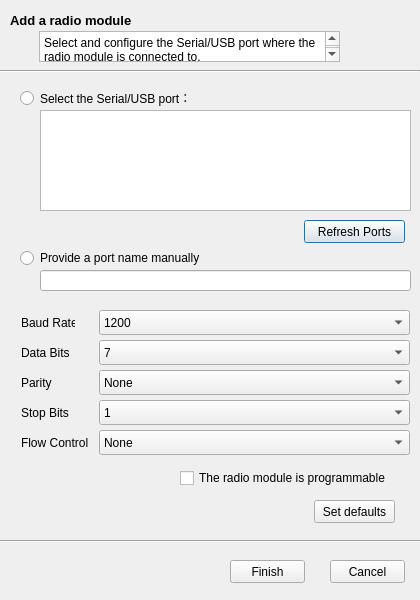
<?xml version="1.0" encoding="UTF-8"?>
<ui version="4.0">
 <class>SerialDialog</class>
 <widget class="QDialog" name="SerialDialog">
  <property name="geometry">
   <rect>
    <x>0</x>
    <y>0</y>
    <width>420</width>
    <height>600</height>
   </rect>
  </property>
  <property name="windowTitle">
   <string>Dialog</string>
  </property>
  <widget class="Line" name="Second_Line">
   <property name="geometry">
    <rect>
     <x>0</x>
     <y>540</y>
     <width>450</width>
     <height>3</height>
    </rect>
   </property>
   <property name="orientation">
    <enum>Qt::Horizontal</enum>
   </property>
  </widget>
  <widget class="QLabel" name="Text_label">
   <property name="geometry">
    <rect>
     <x>10</x>
     <y>10</y>
     <width>151</width>
     <height>21</height>
    </rect>
   </property>
   <property name="font">
    <font>
     <pointsize>10</pointsize>
     <weight>75</weight>
     <bold>true</bold>
    </font>
   </property>
   <property name="text">
    <string>Add a radio module</string>
   </property>
  </widget>
  <widget class="QTextBrowser" name="Status_Browser">
   <property name="geometry">
    <rect>
     <x>39</x>
     <y>31</y>
     <width>301</width>
     <height>31</height>
    </rect>
   </property>
   <property name="html">
    <string>&lt;!DOCTYPE HTML PUBLIC &quot;-//W3C//DTD HTML 4.0//EN&quot; &quot;http://www.w3.org/TR/REC-html40/strict.dtd&quot;&gt;
&lt;html&gt;&lt;head&gt;&lt;meta name=&quot;qrichtext&quot; content=&quot;1&quot; /&gt;&lt;style type=&quot;text/css&quot;&gt;
p, li { white-space: pre-wrap; }
&lt;/style&gt;&lt;/head&gt;&lt;body style=&quot; font-family:'SimSun'; font-size:9pt; font-weight:400; font-style:normal;&quot;&gt;
&lt;p style=&quot; margin-top:0px; margin-bottom:0px; margin-left:0px; margin-right:0px; -qt-block-indent:0; text-indent:0px;&quot;&gt;Select and configure the Serial/USB port where the radio module is connected to.&lt;/p&gt;&lt;/body&gt;&lt;/html&gt;</string>
   </property>
  </widget>
  <widget class="QLabel" name="Pixmap2_Label">
   <property name="geometry">
    <rect>
     <x>18</x>
     <y>32</y>
     <width>16</width>
     <height>16</height>
    </rect>
   </property>
   <property name="text">
    <string/>
   </property>
   <property name="pixmap">
    <pixmap resource="src.qrc">:/image/error.png</pixmap>
   </property>
  </widget>
  <widget class="QRadioButton" name="SelectPort_Radio">
   <property name="geometry">
    <rect>
     <x>20</x>
     <y>90</y>
     <width>191</width>
     <height>16</height>
    </rect>
   </property>
   <property name="text">
    <string>Select the Serial/USB port：</string>
   </property>
  </widget>
  <widget class="QRadioButton" name="ProvidePort_Radio">
   <property name="geometry">
    <rect>
     <x>20</x>
     <y>250</y>
     <width>191</width>
     <height>16</height>
    </rect>
   </property>
   <property name="text">
    <string>Provide a port name manually</string>
   </property>
  </widget>
  <widget class="QLineEdit" name="Port_LineEdit">
   <property name="geometry">
    <rect>
     <x>40</x>
     <y>270</y>
     <width>371</width>
     <height>21</height>
    </rect>
   </property>
  </widget>
  <widget class="QPushButton" name="RefreshPort_Button">
   <property name="geometry">
    <rect>
     <x>304</x>
     <y>220</y>
     <width>101</width>
     <height>23</height>
    </rect>
   </property>
   <property name="text">
    <string>Refresh Ports</string>
   </property>
  </widget>
  <widget class="QLabel" name="BaudRate_Label">
   <property name="geometry">
    <rect>
     <x>21</x>
     <y>310</y>
     <width>54</width>
     <height>25</height>
    </rect>
   </property>
   <property name="text">
    <string>Baud Rate</string>
   </property>
  </widget>
  <widget class="QLabel" name="DataBits_Label">
   <property name="geometry">
    <rect>
     <x>21</x>
     <y>340</y>
     <width>54</width>
     <height>25</height>
    </rect>
   </property>
   <property name="text">
    <string>Data Bits</string>
   </property>
  </widget>
  <widget class="QLabel" name="Parity_Label">
   <property name="geometry">
    <rect>
     <x>21</x>
     <y>370</y>
     <width>36</width>
     <height>25</height>
    </rect>
   </property>
   <property name="text">
    <string>Parity</string>
   </property>
  </widget>
  <widget class="QLabel" name="StopBits_Label">
   <property name="geometry">
    <rect>
     <x>21</x>
     <y>400</y>
     <width>54</width>
     <height>25</height>
    </rect>
   </property>
   <property name="text">
    <string>Stop Bits</string>
   </property>
  </widget>
  <widget class="QLabel" name="FlowCtrl_Label">
   <property name="geometry">
    <rect>
     <x>21</x>
     <y>430</y>
     <width>72</width>
     <height>25</height>
    </rect>
   </property>
   <property name="text">
    <string>Flow Control</string>
   </property>
  </widget>
  <widget class="QComboBox" name="BaudRate_Box">
   <property name="geometry">
    <rect>
     <x>99</x>
     <y>310</y>
     <width>311</width>
     <height>25</height>
    </rect>
   </property>
   <item>
    <property name="text">
     <string>1200</string>
    </property>
   </item>
   <item>
    <property name="text">
     <string>2400</string>
    </property>
   </item>
   <item>
    <property name="text">
     <string>4800</string>
    </property>
   </item>
   <item>
    <property name="text">
     <string>9600</string>
    </property>
   </item>
   <item>
    <property name="text">
     <string>19200</string>
    </property>
   </item>
   <item>
    <property name="text">
     <string>38400</string>
    </property>
   </item>
   <item>
    <property name="text">
     <string>57600</string>
    </property>
   </item>
   <item>
    <property name="text">
     <string>115200</string>
    </property>
   </item>
   <item>
    <property name="text">
     <string>230400</string>
    </property>
   </item>
   <item>
    <property name="text">
     <string>460800</string>
    </property>
   </item>
   <item>
    <property name="text">
     <string>921600</string>
    </property>
   </item>
  </widget>
  <widget class="QComboBox" name="DataBits_Box">
   <property name="geometry">
    <rect>
     <x>99</x>
     <y>340</y>
     <width>311</width>
     <height>25</height>
    </rect>
   </property>
   <item>
    <property name="text">
     <string>7</string>
    </property>
   </item>
   <item>
    <property name="text">
     <string>8</string>
    </property>
   </item>
  </widget>
  <widget class="QComboBox" name="Parity_Box">
   <property name="geometry">
    <rect>
     <x>99</x>
     <y>370</y>
     <width>311</width>
     <height>25</height>
    </rect>
   </property>
   <item>
    <property name="text">
     <string>None</string>
    </property>
   </item>
   <item>
    <property name="text">
     <string>Even</string>
    </property>
   </item>
   <item>
    <property name="text">
     <string>Mark</string>
    </property>
   </item>
   <item>
    <property name="text">
     <string>Odd</string>
    </property>
   </item>
   <item>
    <property name="text">
     <string>Space</string>
    </property>
   </item>
  </widget>
  <widget class="QComboBox" name="StopBits_Box">
   <property name="geometry">
    <rect>
     <x>99</x>
     <y>400</y>
     <width>311</width>
     <height>25</height>
    </rect>
   </property>
   <item>
    <property name="text">
     <string>1</string>
    </property>
   </item>
   <item>
    <property name="text">
     <string>2</string>
    </property>
   </item>
  </widget>
  <widget class="QComboBox" name="FlowCtrl_Box">
   <property name="geometry">
    <rect>
     <x>99</x>
     <y>430</y>
     <width>311</width>
     <height>25</height>
    </rect>
   </property>
   <item>
    <property name="text">
     <string>None</string>
    </property>
   </item>
   <item>
    <property name="text">
     <string>Hardware</string>
    </property>
   </item>
   <item>
    <property name="text">
     <string>Xon/Xoff</string>
    </property>
   </item>
  </widget>
  <widget class="QCheckBox" name="Program_CheckBox">
   <property name="geometry">
    <rect>
     <x>180</x>
     <y>470</y>
     <width>231</width>
     <height>16</height>
    </rect>
   </property>
   <property name="text">
    <string>The radio module is programmable</string>
   </property>
  </widget>
  <widget class="QPushButton" name="SetDefault_Button">
   <property name="geometry">
    <rect>
     <x>314</x>
     <y>500</y>
     <width>81</width>
     <height>23</height>
    </rect>
   </property>
   <property name="text">
    <string>Set defaults</string>
   </property>
  </widget>
  <widget class="QLabel" name="Pixmap_Label">
   <property name="geometry">
    <rect>
     <x>340</x>
     <y>10</y>
     <width>71</width>
     <height>51</height>
    </rect>
   </property>
   <property name="text">
    <string/>
   </property>
   <property name="pixmap">
    <pixmap resource="src.qrc">:/image/header_add_device.png</pixmap>
   </property>
  </widget>
  <widget class="Line" name="First_Line">
   <property name="geometry">
    <rect>
     <x>0</x>
     <y>70</y>
     <width>420</width>
     <height>3</height>
    </rect>
   </property>
   <property name="orientation">
    <enum>Qt::Horizontal</enum>
   </property>
  </widget>
  <widget class="QListWidget" name="Port_ListView">
   <property name="geometry">
    <rect>
     <x>40</x>
     <y>110</y>
     <width>371</width>
     <height>101</height>
    </rect>
   </property>
  </widget>
  <widget class="QPushButton" name="Finish_Button">
   <property name="geometry">
    <rect>
     <x>230</x>
     <y>560</y>
     <width>75</width>
     <height>23</height>
    </rect>
   </property>
   <property name="text">
    <string>Finish</string>
   </property>
  </widget>
  <widget class="QPushButton" name="Cancel_Button">
   <property name="geometry">
    <rect>
     <x>330</x>
     <y>560</y>
     <width>75</width>
     <height>23</height>
    </rect>
   </property>
   <property name="text">
    <string>Cancel</string>
   </property>
  </widget>
  <zorder>Second_Line</zorder>
  <zorder>Text_label</zorder>
  <zorder>Status_Browser</zorder>
  <zorder>Pixmap2_Label</zorder>
  <zorder>Pixmap_Label</zorder>
  <zorder>First_Line</zorder>
  <zorder>SelectPort_Radio</zorder>
  <zorder>ProvidePort_Radio</zorder>
  <zorder>Port_LineEdit</zorder>
  <zorder>RefreshPort_Button</zorder>
  <zorder>BaudRate_Label</zorder>
  <zorder>DataBits_Label</zorder>
  <zorder>Parity_Label</zorder>
  <zorder>StopBits_Label</zorder>
  <zorder>FlowCtrl_Label</zorder>
  <zorder>BaudRate_Box</zorder>
  <zorder>DataBits_Box</zorder>
  <zorder>Parity_Box</zorder>
  <zorder>StopBits_Box</zorder>
  <zorder>FlowCtrl_Box</zorder>
  <zorder>Program_CheckBox</zorder>
  <zorder>SetDefault_Button</zorder>
  <zorder>Port_ListView</zorder>
  <zorder>Finish_Button</zorder>
  <zorder>Cancel_Button</zorder>
 </widget>
 <resources>
  <include location="src.qrc"/>
 </resources>
 <connections/>
</ui>
